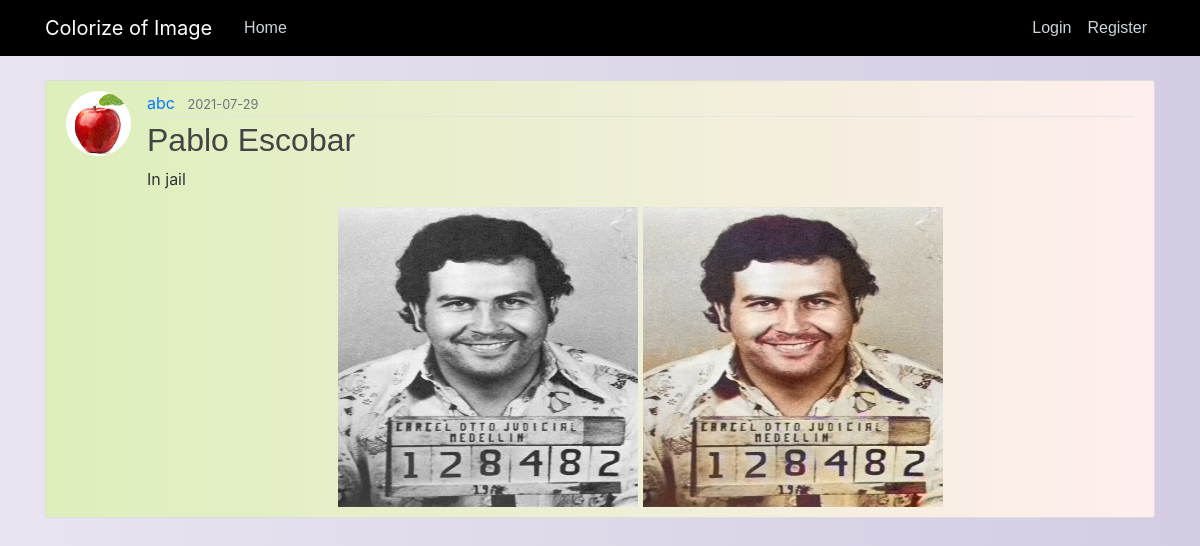
The page /post/25 on the database its author committed.
### my_project/models.py (models this page shows, shortened)
class User(db.Model, UserMixin):
	id = db.Column(db.Integer, primary_key=True)
	username = db.Column(db.String(20), unique=True, nullable=False)
	email = db.Column(db.String(120), unique=True, nullable=False)
	image_file = db.Column(db.String(20), nullable=False, default='default.jpg')
	password = db.Column(db.String(60), nullable=False)
	posts = db.relationship('Post', backref='author', lazy=True)

class Post(db.Model):
	id = db.Column(db.Integer, primary_key=True)
	title = db.Column(db.String(100), nullable=False)
	date_posted = db.Column(db.DateTime, nullable=False, default=datetime.utcnow)
	content = db.Column(db.Text, nullable=False)
	visibility = db.Column(db.Text, default="0")
	image_file = db.Column(db.String(20), nullable=False)
	output_file = db.Column(db.String(20), nullable=False)
	user_id = db.Column(db.Integer, db.ForeignKey('user.id'), nullable=False)

### my_project/routes.py (the view)
@app.route("/post/<int:post_id>")
def post(post_id):
	post = Post.query.get_or_404(post_id)
	return render_template('post.html', title=post.title, post=post)

### my_project/templates/post.html (shortened to what this page needs)
{% extends "layout.html" %}
{% block content %}
	<article class="media content-section">
		<img class='rounded-circle article-img' src='{{ url_for("static", filename="profile_pics/" + post.author.image_file) }}'>
  		<div class="media-body">
		    <div class="article-metadata">
		      <a class="mr-2" href="{{url_for('user_post',username=post.author.username)}}">{{ post.author.username }}</a>
		      <small class="text-muted">{{ post.date_posted.strftime('%Y-%m-%d') }}</small>
		    </div>
		    <h2 class='article-title'>{{ post.title }}</h2>
	    	<p class="article-content">{{ post.content }}</p>
        <center>
	    	<img class='' height="300" width="300" src='{{ url_for("static", filename="input_pics/" + post.image_file) }}'>
	    	<img class='' height="300" width="300" src='{{ url_for("static", filename="output_pics/" + post.output_file) }}'>
        </center>
	  	</div>
	</article>
{% endblock content %}

### my_project/static/main.css (style rules this page uses)
body { background: #D3CCE3; background: -webkit-linear-gradient(to right, #E9E4F0, #D3CCE3); background: linear-gradient(to right, #E9E4F0, #D3CCE3); color: #333333; margin-top: 5rem; }
h1, h2, h3, h4, h5, h6 { color: #444444; font-family: 'helvetica' }
.content-section { background: #FFEEEE; background: -webkit-linear-gradient(to right, #DDEFBB, #FFEEEE); background: linear-gradient(to right, #DDEFBB, #FFEEEE); padding: 10px 20px; border: 1px solid #dddddd; border-radius: 3px; margin-bottom: 20px; }
.article-title { color: #444444; }
.article-content { white-space: pre-line; }
.article-img { height: 65px; width: 65px; margin-right: 16px; }
.article-metadata { padding-bottom: 1px; margin-bottom: 4px; border-bottom: 1px solid #e3e3e3 }

### rows shown on the page
User: image_file (picture), author.username "abc"
Post: date_posted "2021-07-29", title "Pablo Escobar", content "In jail", image_file (picture), output_file (picture)
